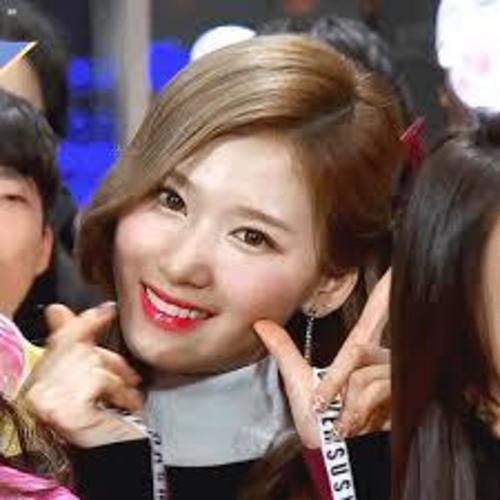
#> input picture images/sana.jpg, 500 x 500 px, found by its file name
$ python OtsusBinari.py
#> lines starting #> are read from the running program, lines starting #| are printed output that depends on the picture; after the words box and inside, x2 and y2 are one past the last pixel; in counts of white or black regions, pixels touching at a corner belong together
import numpy as np
import cv2
import matplotlib.pyplot as plt

#Thresholding 기법과 blur 필터를 활용하여 이미지 노이즈 제거에 효율적으로 적용하기!
def thresholding():
    img = cv2.imread('openCV/images/sana.jpg', cv2.IMREAD_GRAYSCALE)
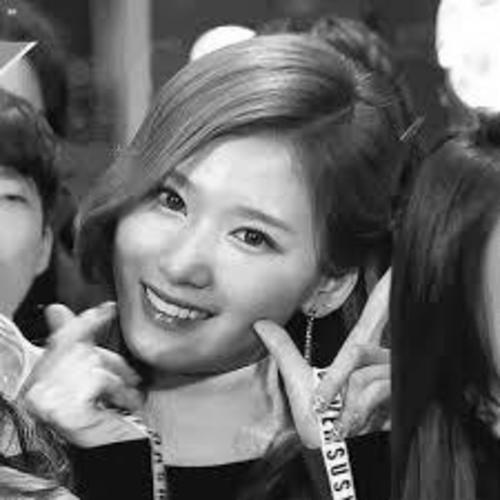
#> img: shape (500, 500); min 0, max 255, mean 104.8

    #전역 thresholding 적용
    ret, thr1 = cv2.threshold(img, 127, 255, cv2.THRESH_BINARY)
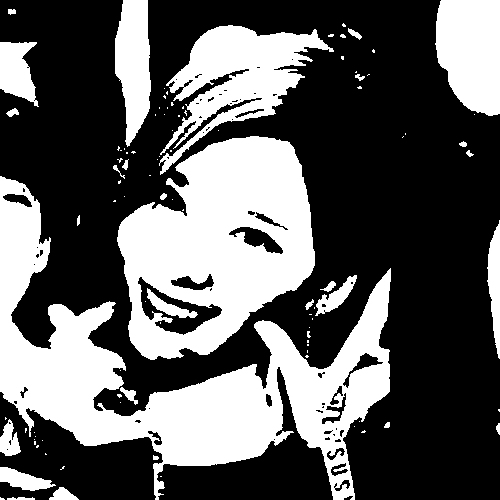
#> thr1: shape (500, 500); 36.9% white; 98 white regions (69 under 20 px), largest, box (x1, y1, x2, y2) and area: (0, 176, 391, 500) 38105, (117, 136, 315, 360) 27535, (159, 25, 334, 175) 9934

    #Otsu 바이너리제이션
    ret, thr2 = cv2.threshold(img, 0, 255, cv2.THRESH_BINARY+cv2.THRESH_OTSU)
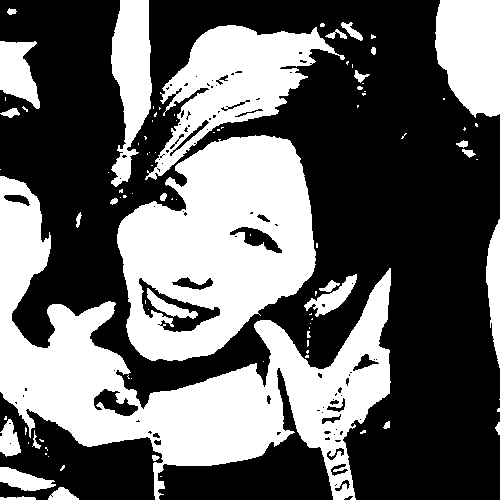
#> thr2: shape (500, 500); 39.8% white; 96 white regions (66 under 20 px), largest, box (x1, y1, x2, y2) and area: (0, 176, 391, 500) 39851, (117, 135, 316, 361) 29150, (145, 25, 345, 180) 11665
#> ret = 117
    #Otsu 플래그 값을 thresholding 플래그에 더하고 문턱값으로 0을 전달해주면 된다.
    #리턴한 ret, thr2는 각각 알고리즘으로 계산된 문턱값과 이 문턱값을 적용한 결과 이미지

    #가우시안 블록 적용 후 Otsu 바이너리제이션
    blur = cv2.GaussianBlur(img, (5, 5), 0)
    ret, thr3 = cv2.threshold(blur, 0, 255, cv2.THRESH_BINARY+cv2.THRESH_OTSU)
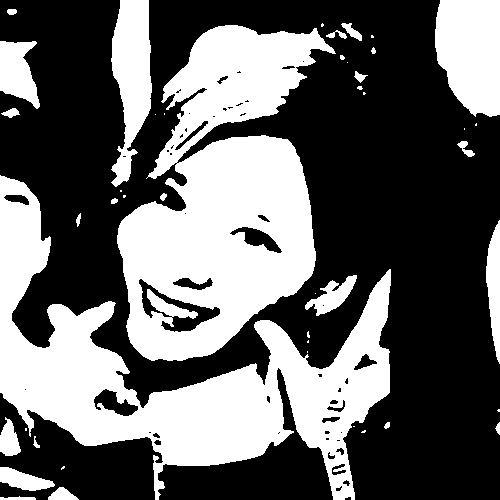
#> thr3: shape (500, 500); 39.8% white; 45 white regions (20 under 20 px), largest, box (x1, y1, x2, y2) and area: (117, 25, 336, 361) 41622, (0, 175, 391, 500) 39972, (435, 0, 500, 117) 6412

    titles = ['original noisy', 'Histogram', 'G-Thresholding',
              'original noisy', 'Histogram', 'Otsu Thresholding',
              'Gaussian-filtered', 'Histogram', 'Otsu Thresholding']

    images = [img, 0, thr1, img, 0, thr2, blur, 0, thr3]

    for i in range(3):
        plt.subplot(3, 3, i*3+1), plt.imshow(images[i*3], 'gray')
        plt.title(titles[i*3]), plt.xticks([]), plt.yticks([])

        plt.subplot(3, 3, i*3+2), plt.hist(images[i*3].ravel(), 256)
        plt.title(titles[i*3]), plt.xticks([]), plt.yticks([])

        plt.subplot(3, 3, i*3+3), plt.imshow(images[i*3+2], 'gray')
        plt.title(titles[i*3+2]), plt.xticks([]), plt.yticks([])

    plt.show()
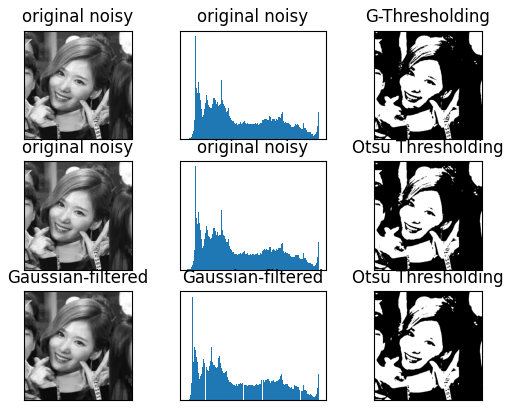
#> figure drawn by matplotlib, 9 panels

thresholding()
